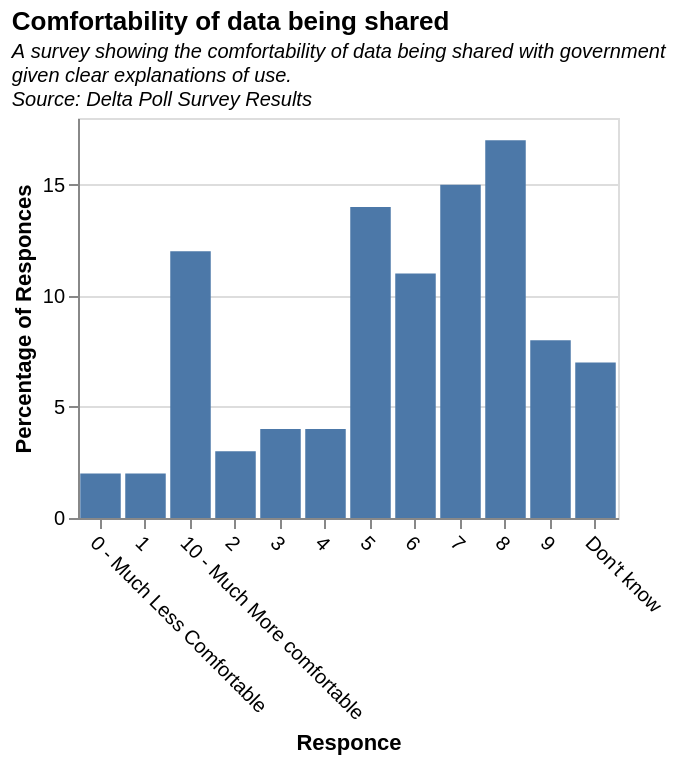

Vega-Lite specification stored for this chart:
### Vega-Lite specification from a JSON file in a GitHub repository (floating-point values rounded to 4 significant figures)
{"$schema": "https://vega.github.io/schema/vega-lite/v5.json", "description": "A simple bar chart with embedded data.", "title": {"text": "Comfortability of data being shared", "subtitle": ["A survey showing the comfortability of data being shared with government", "given clear explanations of use.", "Source: Delta Poll Survey Results"], "subtitleFontStyle": "italic", "subtitleFontSize": 10, "anchor": "start", "color": "black"}, "width": 270, "height": 200, "data": {"values": [{"Responce": "0 - Much Less Comfortable", "Percentage of Responces": 2}, {"Responce": "1", "Percentage of Responces": 2}, {"Responce": "2", "Percentage of Responces": 3}, {"Responce": "3", "Percentage of Responces": 4}, {"Responce": "4", "Percentage of Responces": 4}, {"Responce": "5", "Percentage of Responces": 14}, {"Responce": "6", "Percentage of Responces": 11}, {"Responce": "7", "Percentage of Responces": 15}, {"Responce": "8", "Percentage of Responces": 17}, {"Responce": "9", "Percentage of Responces": 8}, {"Responce": "10 - Much More comfortable", "Percentage of Responces": 12}, {"Responce": "Don't know", "Percentage of Responces": 7}]}, "mark": "bar", "encoding": {"x": {"field": "Responce", "type": "nominal", "axis": {"labelAngle": 45}}, "y": {"field": "Percentage of Responces", "type": "quantitative"}}}
